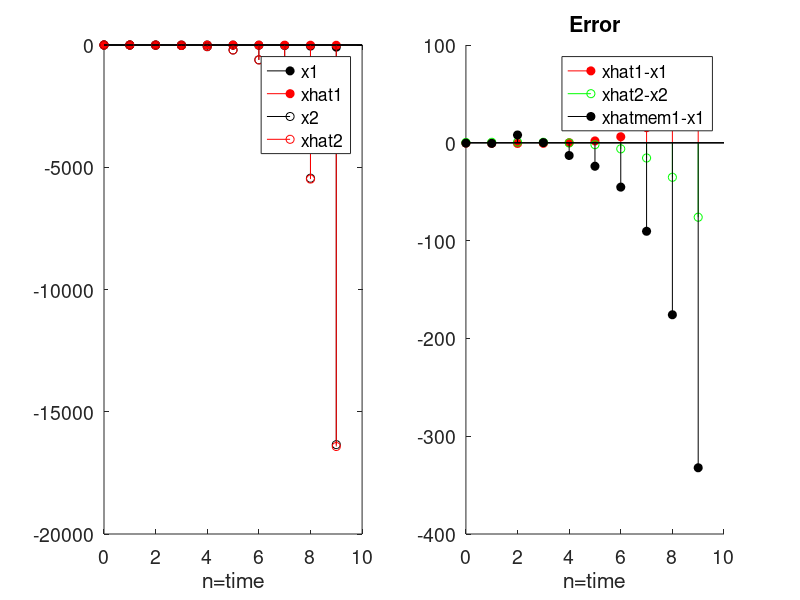

MATLAB code to generate this figure: (Note: this script raises an error after producing the figure.)
%Kalman Filter Dynamics with Memory

clc;
clear all;
set(0,'DefaultAxesFontSize', 14);

a1 = 2; %If a<1, error converges to 0
a2 = 3;
c1 = 1; %If c != 1, simulation fails (xhatmem worse than xhat)
c2 = 1;
n = 10;

%initialize
x1 = normrnd(0,1,[1,1]); %x[0]
x2 = normrnd(0,1,[1,1]);
y = c1*x1+c2*x2;

varx1 = 1;
varx2 = 1;
vary = c1^2+c2^2;

xhat1 = y*c1*varx1/vary;
xhat2 = y*c2*varx2/vary;
xhatmem1 = y*c1*varx1/vary;
xhatmem2 = y*c2*varx2/vary;

sigman1 = varx1 -2*c1*varx1^2/vary + (c1*varx1/vary)^2*vary; %cov(xn-xhatn)
sigman2 = varx2 -2*c2*varx2^2/vary + (c2*varx2/vary)^2*vary;
%sigman1 = (1-c1*varx1/vary)^2*varx1+(c2*varx1/vary)^2*varx2;
sigmat = varx1*varx2/vary*(c1*c2-c1-c2);
sigmap1 = c1*c2*varx2*varx1/vary;
sigmap2 = c1*c2*varx2*varx1/vary;
sigmac1 = c1^2*varx1^2/vary;
sigmac2 = c2^2*varx2^2/vary;

%time passing
for t=1:(n-1)
    x1 = [x1 a1*x1(1,t)];
    x2 = [x2 a2*x2(1,t)];
    y = [y c1*x1(1,t+1)+c2*x2(1,t+1)];
    
    %sigmaprime = c1*c2*varx2*varx1/vary;
    %sigmat = a1*a2*varx1*varx2/vary*(c1*c2-c1-c2);
    
    sn1 = a1^2*sigman1; %generating sn for this iteration
    sn2 = a2^2*sigman2;
    
    knd = c1^2*sn1+c2^2*sn2+2*c1*c2*sigmat;
    ytilde = y(1,t+1)-c1*a1*xhatmem1(1,t)-c2*a2*xhatmem2(1,t);
    
    kn1 = (sn1*c1-a1*a2*c2*sigmap1(1,t))/knd;
    kn2 = (sn2*c2-a2*a1*c1*sigmap2(1,t))/knd;
    xhatmem1 = [xhatmem1 a1*xhatmem1(1,t)+kn1*ytilde];
    xhatmem2 = [xhatmem2 a2*xhatmem2(1,t)+kn2*ytilde];
    
    %sigman1 = (1-kn1*c1)*sn1; %generate new sigma_n for next iteration
    %sigman2 = (1-kn2*c2)*sn2;
    sigman1 = varx1 -2*c1*varx1^2/vary + (c1*varx1/vary)^2*vary; %cov(xn-xhatn)
    sigman2 = varx2 -2*c2*varx2^2/vary + (c2*varx2/vary)^2*vary;
    sigmat = -kn1*c2*(1-kn2*c2)*sn2 - kn2*c1*(1-kn1*c1)*sn1 + a1*a2*(2*kn1*kn2*c2*c1+1-kn1*c1-kn2*c2)*sigmat; %generating new sigmat
    
    sigmap1 = [sigmap1 a1*a2*sigmap1+kn2*(c1*varx1-c1*a1^2*sigmac1(1,t)-c2*a2*a1*sigmap1)];
    sigmap2 = [sigmap2 a1*a2*sigmap2+kn1*(c2*varx2-c2*a2^2*sigmac2(1,t)-c1*a1*a2*sigmap2)];
    sigmac1 = [sigmac1 a1^2*sigmac1+kn1*c1*varx1-kn1*a1^2*sigmac1-kn1*c2*a1*a2*sigmap1(1,t)];
    sigmac2 = [sigmac2 a2^2*sigmac2+kn2*c2*varx2-kn2*a2^2*sigmac2-kn2*c1*a1*a2*sigmap2(1,t)];
    
    varx1 = a1^2*varx1;
    varx2 = a2^2*varx2;
    vary = c1^2*varx1 + c2^2*varx2;
    
    xhat1 = [xhat1 y(1,t+1)*c1*varx1/vary];
    xhat2 = [xhat2 y(1,t+1)*c2*varx2/vary];
end

%hold all
subplot(1,2,1), stem(0:t,x1,'k','filled')
%subplot(1,2,1), hold on, stem(0:t,y,'b','filled')
subplot(1,2,1), hold on, stem(0:t,xhat1,'r','filled')
subplot(1,2,1), hold on, stem(0:t, x2, 'k')
subplot(1,2,1), hold on, stem(0:t, xhat2, 'r')
xlabel('n=time')
legend1 = legend('x1','xhat1','x2','xhat2','Location','Best');

%subplot(1,2,2), stem(0:t,abs(y*c1/(c1+c2)-x1),'b','filled')
subplot(1,2,2), hold on, stem(0:t,xhat1-x1,'r','filled')
%subplot(1,2,2), hold on, stem(0:t, sqrt(sigman1), 'k')
subplot(1,2,2), hold on, stem(0:t,xhat2-x2,'g')
subplot(1,2,2), hold on, stem(0:t,xhatmem1-x1, 'k', 'filled')
%subplot(1,2,2), hold on, stem(0:t, abs(xhat1-x1+xhat2-x2), 'k', 'filled')
xlabel('n=time')
legend2 = legend('xhat1-x1','xhat2-x2','xhatmem1-x1');
subplot(1,2,2), title('Error')

suptitle(['a1= ' num2str(a1) '; a2 = ' num2str(a2)])

sum(abs(xhat1-x1))/n
sum(abs(xhatmem1-x1))/n

%%
%Noiseless dynamics with memory

clc;
clear all;

a1 = 5;
a2 = 2;
c1 = 1;
c2 = 1;
n = 25;

%initialize
x1 = normrnd(0,1,[1,1]); %x[0]
x2 = normrnd(0,1,[1,1]);
y = c1*x1+c2*x2;

varx1 = 1;

xhat1 = y*c1/(c1^2+c2^2);
xhat2 = y*c2/(c1^2+c2^2);

varw1 = 5;
varw2 = 5;

%time passing
for t=1:(n-1)
    x1 = [x1 a1*x1(1,t)+normrnd(0,varw1)];%added noise
    x2 = [x2 a2*x2(1,t)+normrnd(0,varw2)];
    y = [y c1*x1(1,t+1)+c2*x2(1,t+1)];
    
    xhat2 = [xhat2 a2*(y(1,t+1)-a1*y(1,t))/c2/(a2-a1)];
    %xhat1 = [xhat1 (y(1,t)-((y(1,t+1)-a1*y(1,t))/(a2-a1)))/c1];
    %xhat1 = [xhat1 a1*(y(1,t)-c2*xhat2(1,t))/c1]; %because the first xhat sucks
    xhat1 = [xhat1 a1*(a2*y(1,t)-y(1,t+1))/c1];
    
    varx1 = a1^2*varx1 + varw1;
end

subplot(1,2,1), stem(0:t,x1,'k','filled')
subplot(1,2,1), hold on, stem(0:t, x2, 'k')
subplot(1,2,1), hold on, stem(0:t, xhat1, 'r','filled')
subplot(1,2,1), hold on, stem(0:t, xhat2, 'r')
xlabel('n=time')
legend1 = legend('x1','x2','xhat1','xhat2','Location','Best');

subplot(1,2,2), stem(0:t,abs(x1-xhat1),'r','filled')
subplot(1,2,2), hold on, stem(0:t, abs(x2-xhat2), 'g', 'filled')
xlabel('n=time')
%legend2 = legend('xhat1-x1','xhat2-x2','xhatmem1-x1');
subplot(1,2,2), title('Error')

suptitle(['a1= ' num2str(a1) '; a2 = ' num2str(a2)])

sum(abs(x1-xhat1))/n
sum(abs(x2-xhat2))/n
sum((xhat1-x1).^2)/n
sum((xhat2-x2).^2)/n

a1^2*(1-a2+a1)^2*varx1 + (1+a1)^2*varw1 + (a1*c2/c1)^2*varw2
(1-a2/(a2-a1))^2*varw2 + (a2*c1/c2/(a2-a1))^2*varw1

%%
